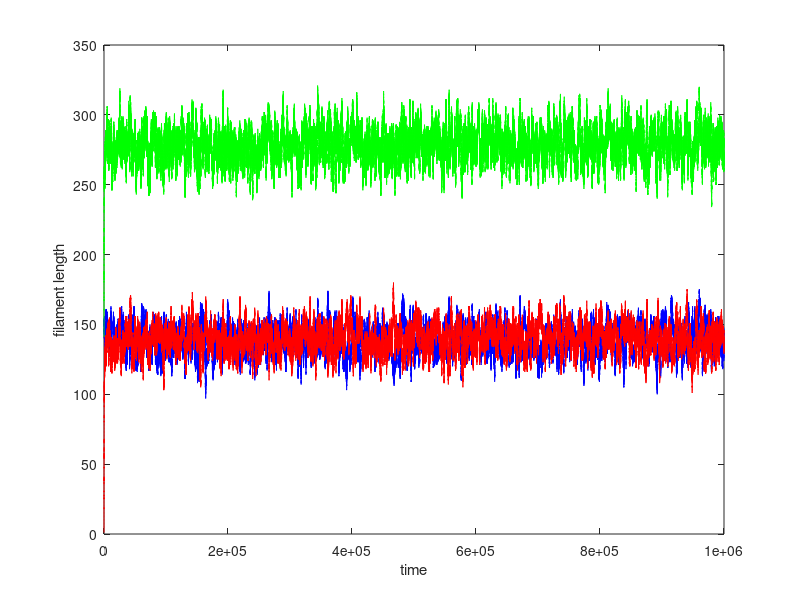

Reproduce this figure in MATLAB. (Note: this script raises an error after producing the figure.)
%Finite monomer pool with two flagella, with IFT mechanism. This code also
%calculates the autocorrelation and compares it with the theoretical result
%from Thomas.

clear all;
close all;

Ntot=500;k=1;
Nift1 = 5;
Nift2 = 5;
v = 2.5;
alpha = 0.01;
r1=((Nift1*v*alpha)/2);
r2=((Nift2*v*alpha)/2);
gamma=0.1;
p1 = zeros(1,Ntot);
p2 = zeros(1,Ntot);
ptot = zeros(1,Ntot);
MaxT=1000000;
t1=1000000;
Lstar=r1*Ntot/(2*r1+gamma);
% eta1=0.002;
% eta2=0.004;


for j=1:1
    j
    
m1=zeros(1,MaxT);
m1(1)=140;
m2=zeros(1,MaxT);
m2(1)=1;
mtot=zeros(1,MaxT);
mtot(1)=m1(1)+m2(1);
monomers=Ntot;
T=zeros(1,MaxT);
T(1)=0;

for i=1:MaxT
    
    k1=r1*(monomers-mtot(1))/m1(i);
    k3=r2*(monomers-mtot(1))/m2(i);
%     k1=r1*(monomers-mtot(1));
%     k3=r2*(monomers-mtot(1));
    
    if (m1(i)<=1)
        k2=0;
    else 
        k2=gamma;
    end
    
    if (m2(i)<=1)
        k4=0;
    else 
        k4=gamma;
    end
        

    
    k0=k1+k2+k3+k4;
    
    % Determine time spent 
    
    CoinFlip1=rand;
    tau(i)=(1/k0)*log(1/CoinFlip1);
    T(i+1)= T(i)+tau(i);
    % Determine reaction
    
    CoinFlip=rand;
    if CoinFlip<=k1/k0
        m1(i+1)=m1(i)+1;
        m2(i+1)=m2(i);
        monomers=monomers-1;
    else
            if (CoinFlip>=k1/k0) && (CoinFlip<=(k1+k2)/k0)
                m1(i+1)=m1(i)-1;
                m2(i+1)=m2(i);
                monomers=monomers+1;
            else
                if (CoinFlip>=(k1+k2)/k0) && (CoinFlip<=(k1+k2+k3)/k0)
                    m1(i+1)=m1(i);
                    m2(i+1)=m2(i)+1;
                    monomers=monomers-1;
                else
                    m1(i+1)=m1(i);
                    m2(i+1)=m2(i)-1;
                    monomers=monomers+1;
                end
            end
    end
    
    mtot(i+1)=m1(i+1)+m2(i+1);
    
  if T(i+1)>=t1
    break;
  end
end
 
 

% figure(1)
% plot(T,m1,'b.')
% hold on
% plot(T,m2,'r.')
% plot(T,mtot,'g.')
% %hold off
% xlabel('time')
% ylabel('filament length')

p1(m1(i+1))= p1(m1(i+1))+1;
p2(m2(i+1))= p2(m2(i+1))+1;
ptot(mtot(i+1))= ptot(mtot(i+1))+1;
 

end

p1 = p1/sum(p1);
p2 = p2/sum(p2);
ptot = ptot/sum(ptot);
x = 1:1:Ntot;

Avg= sum(x.*p1);
variance= sum((x.^2).*p1)-(sum(x.*p1))^2;


% figure(1)
figure;
plot(T(1:i),m1(1:i),'b')
hold on
plot(T(1:i),m2(1:i),'r')
plot(T(1:i),mtot(1:i),'g')
hold off
xlabel('time')
ylabel('filament length')
legend('L1','L2','L1+L2','location', 'SE');

% 
% figure(2)
% plot(T,m1-m2,'b.')
% hold on
% plot(T,m1+m2,'r.')
% hold off
% xlabel('time')
% ylabel('filament difference length')

figure;
t1=T(10000:i);
sig1=m1(10000:i)-m2(10000:i);
sig0=(m1(10000:i)+m2(10000:i))- 2*Lstar;
plot(t1,sig1,'b.',t1,sig0,'r.')
title('Input signals');
xlabel('time');
ylabel('filament difference and sum lengths');
legend('L1-L2','L1+L2-2Lss','location', 'SE');

xq=t1(1):1:t1(end);
sig=interp1(t1,sig1,xq);
sig2=interp1(t1,sig0,xq);
figure;
plot(t1,sig1,'o',xq,sig,':.');
%plot(sig,'b.')
 title('Input signals');
 xlabel('time');
 ylabel('filament difference length');
 legend('signal','Interpolated','location', 'SE');

figure;
plot(t1,sig0,'o',xq,sig2,':.');
%plot(sig,'b.')
 title('Input signals');
 xlabel('time');
 ylabel('filament sum length');
 legend('signal','Interpolated','location', 'SE');

%Arbitrary lags; How do I input time information here?
lagS=size(xq,2)-1;
lagS2=size(xq,2)-1;
%lagS2=1000;

figure;
 autocorr(sig,lagS);
% hold on;
 [h,lag]=autocorr(sig,lagS);
%j1=(r1/Lstar)*(Ntot/Lstar-2);
% %k1=(exp(-j1.*lag))*eta1/j1;
% %k1=(exp(-j1.*lag))/j1;
% %k1=(exp(-j1.*lag));


j1=(r1/Lstar)*(Ntot/Lstar-2);
k1=(exp(-j1.*lag))/j1;
eta1= 1/k1(1);

k1=(exp(-j1.*lag))*eta1/j1;
figure
plot(lag,h,'b');
hold on;
plot(lag,k1,'g');
hold off;
title('auto-correlation l1-l2');
xlabel('time');
ylabel('autocorr');
xlim([0,2000]);
legend('auto(computed)','auto(theory)','location', 'NE')


Eqn = @(a,x)(a/j1)*exp(-j1*x);
startPoints = 1;
[f1,gof,output] = fit(lag',h',Eqn,'Start', startPoints);
figure;
plot(f1,lag',h','predfunc');
xlabel('time');
ylabel('Autocorrelation');
title('Fit with Theorectical function a*exp(-b*x)');
xlim([0,2000]);
eta3=coeffvalues(f1);


figure;
semilogy(lag(1:1000),h(1:1000),lag(1:1000),k1(1:1000))
title('log auto-correlation l1-l2');
xlabel('lag');
ylabel('log autocorr');
legend('auto(computed)','auto(theory)','location', 'SW')
%xlim([0,2000]);

% 
 figure;
 autocorr(sig2,lagS2);
% xlim([0,1500]);
% hold on;
 [h2,lag2]=autocorr(sig2,lagS2);
 j2=(r1*Ntot)/(Lstar^2);
% k2=exp(-j2.*lag2);
% k2=exp(-j2.*lag2)*eta2/j2;
% plot(lag2,k2,'b');
% title('auto-correlation l1+l2');
% hold off;
% xlabel('time');
% ylabel('autocorr');
% 

figure;
k2=exp(-j2.*lag2)/j2;
eta2= 1/k2(1);
k2=exp(-j2.*lag2)*eta2/j2;
plot(lag2,h2,'b');
hold on;
plot(lag2,k2,'g');
hold off;
title('auto-correlation l1+l2');
xlabel('time');
ylabel('autocorr');
xlim([0,2000]);


Eqn = @(a,x)(a/j2)*exp(-j2*x);
startPoints = 1;
[f1,gof,output] = fit(lag2',h2',Eqn,'Start', startPoints);
figure;
plot(f1,lag2',h2','predfunc');
xlabel('time');
ylabel('Autocorrelation');
title('Fit with Theorectical function a*exp(-b*x)');
xlim([0,2000]);
eta4=coeffvalues(f1);

figure;
semilogy(lag2(1:2000),h2(1:2000),lag2(1:2000),k2(1:2000))
title('log auto-correlation l1+l2');
xlabel('lag');
ylabel('log autocorr');
xlim([0,1000]);
